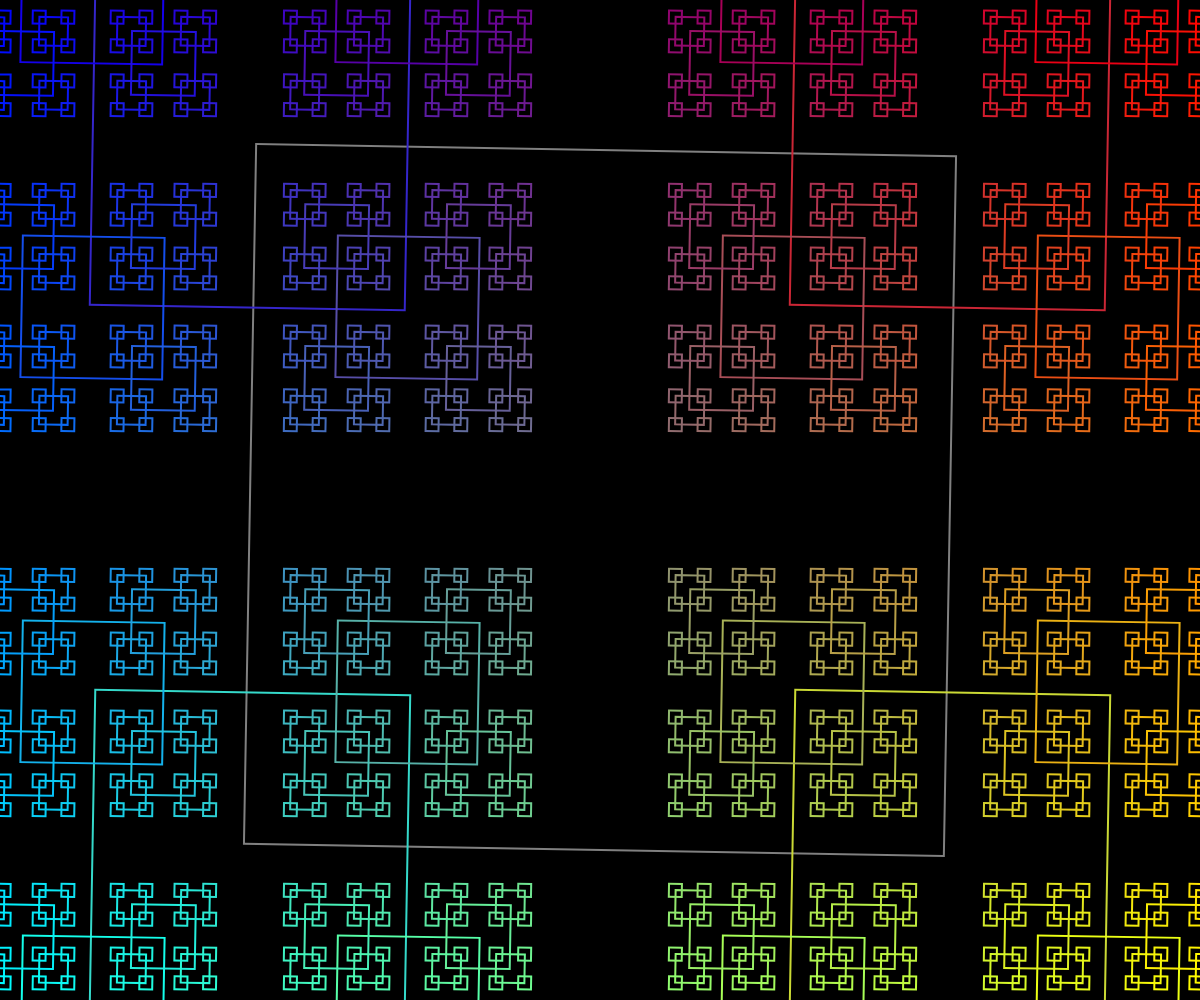
Frame 1 (no input)
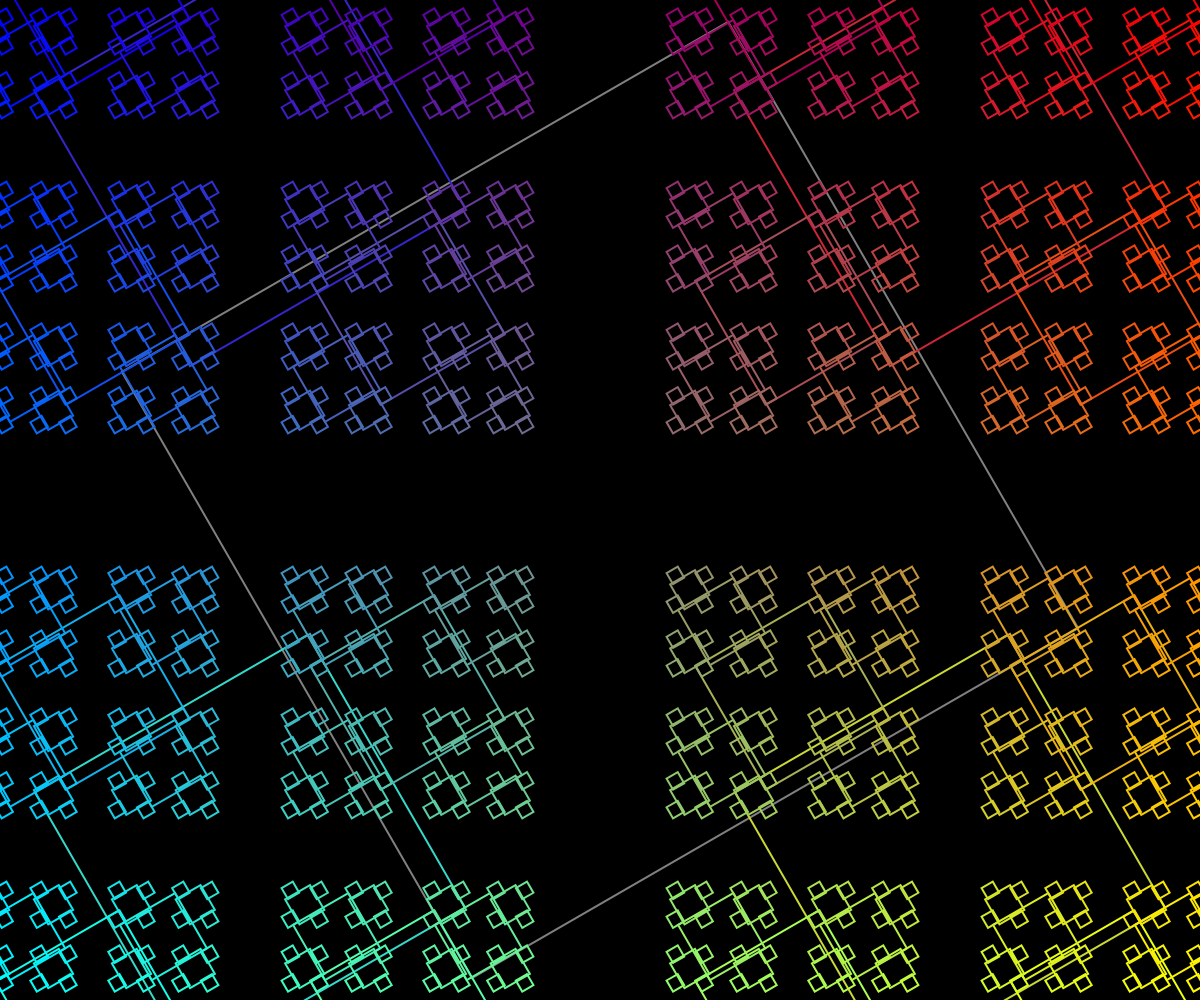
Frame 60 (no input)
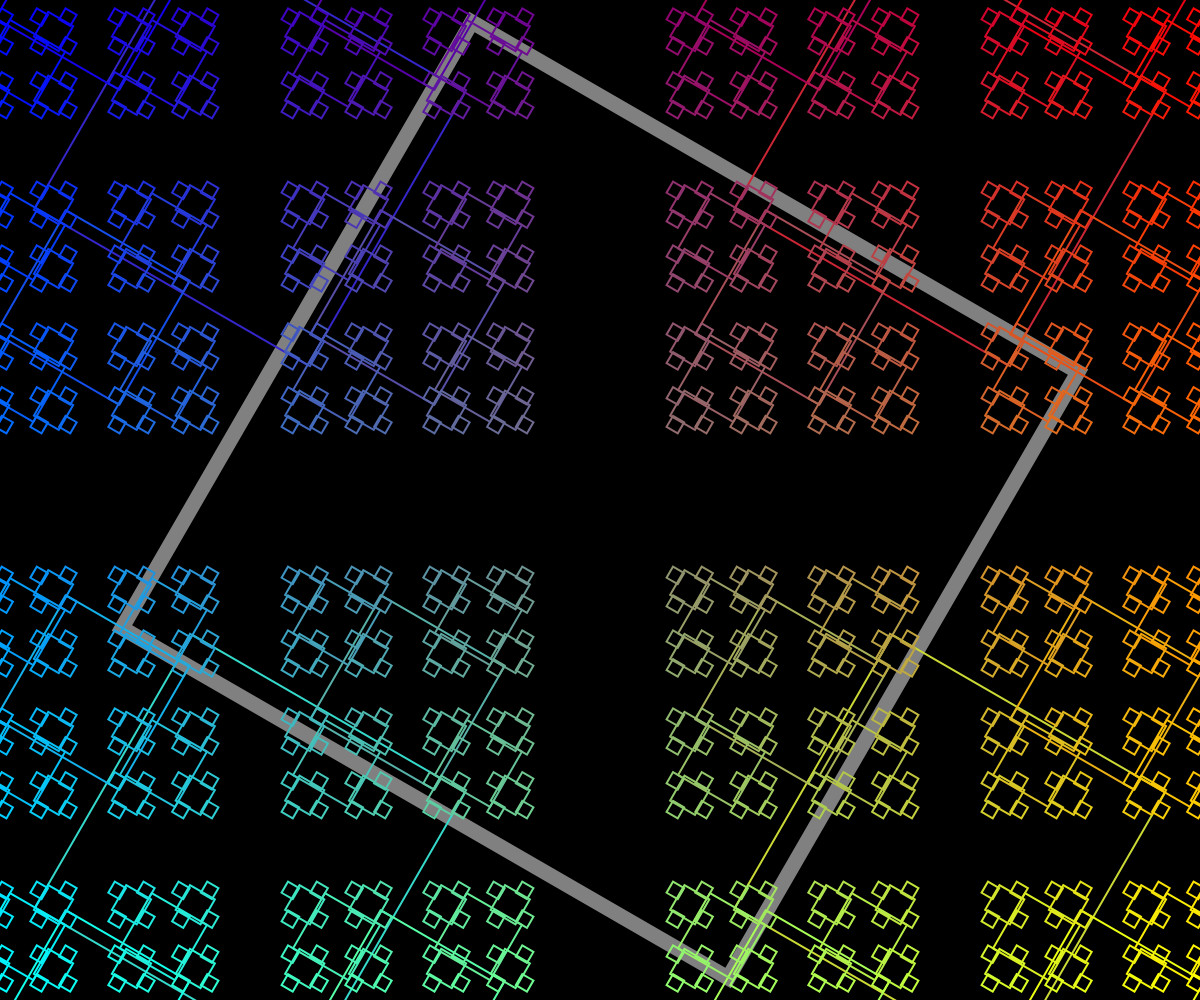
Frame 120 (the mouse pressed at the canvas centre since frame 60)

The p5.js sketch that drew these frames (run headless with seeded random() and noise() and a simulated clock; from frame 60 on, the mouse is pressed at the canvas centre):

// p5.js sketch
// ── sketch.js
// Visual Recursion
// Mr. Scott
// April 29, 2026


function setup() {
  createCanvas(windowWidth, windowHeight);
}

function draw() {
  background(0);
  //centerCircle(width/2, height/2, width)
  //circleFractal(width/2, height/2, 700);
  luckySquare(width/2, height/2, 700);
}

function luckySquare(x,y,s){
  rectMode(CENTER); noFill();

  if(s > 10){
    let r = map(x, 0, width, 0, 255);
    let g = map(y, 0, height, 0, 255);
    let b = map(x, 0, width, 255, 0);
    stroke(r,g,b);

    if(dist(x,y,mouseX,mouseY)<=s/2){
      strokeWeight(15);
    }
    else strokeWeight(2);

    push();
    translate(x,y);
    rotate(radians(frameCount));
    square(0,0,s);
    pop();

    luckySquare(x - s/2, y - s/2, s*0.45);
    luckySquare(x + s/2, y - s/2, s*0.45);
    luckySquare(x - s/2, y + s/2, s*0.45);
    luckySquare(x + s/2, y + s/2, s*0.45);
  }
}


function circleFractal(x, y, d){
  // this better be good
  noFill();
  if(d > 1){
    circle(x,y,d);
    circleFractal(x - d/2, y, d/2);
    circleFractal(x + d/2, y, d/2);
    circleFractal(x, y + d/2, d/2);
    //circleFractal(x, y - d/2, d/2);
  }
}
function centerCircle(x, y, d){
  // recursively draw concentric circles
  
  // Base case...implicit
  if(d > 10){
    //recursive case
    circle(x,y,d);
    centerCircle(x, y, d * 0.95);
  }
  
  //if the recursive case is skipped,
  //we unravel one level (base case)
}
